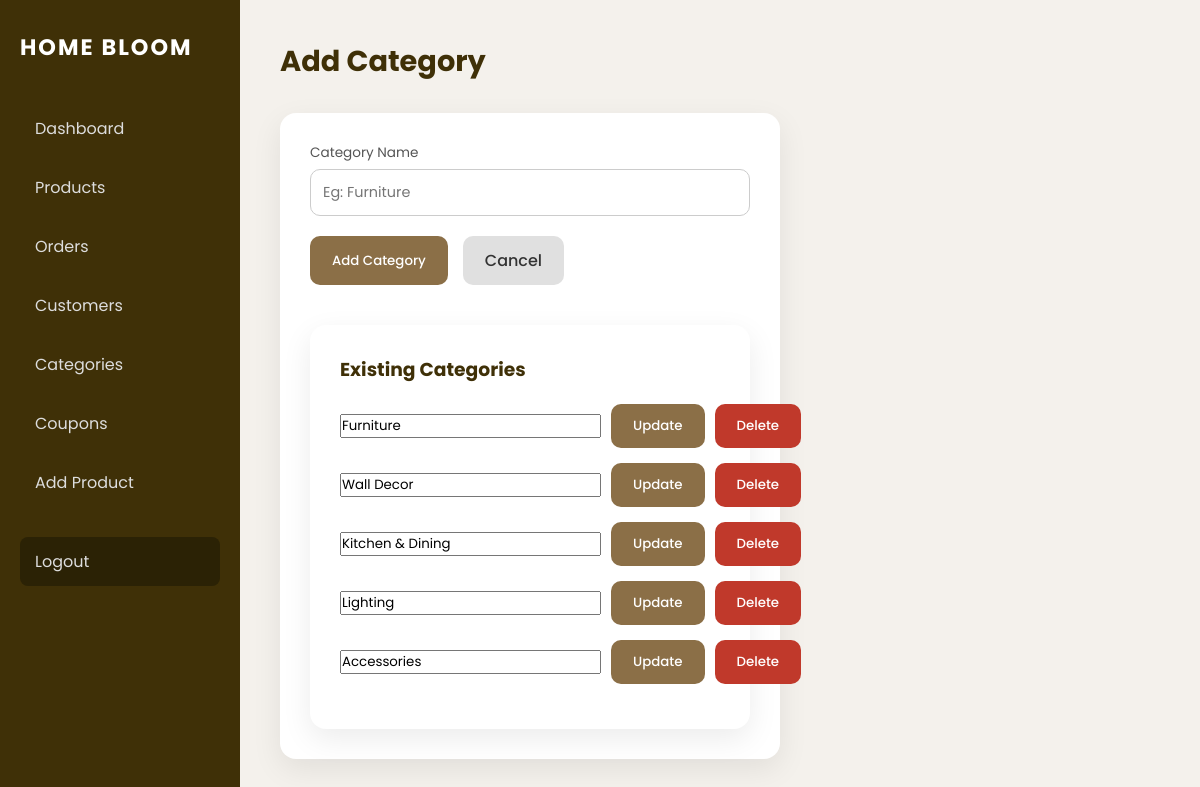
/categoryadd/ (signed in), run on the app's committed database.
### bloom/models.py (models this page shows, shortened)
class Category(models.Model):
    name = models.CharField(max_length=100)

### bloom/decorators.py (the view)
    def wrapper(request, *args, **kwargs):
        if request.user.is_authenticated and request.user.is_staff:
            return view_func(request, *args, **kwargs)
        messages.error(request, "Admin access only.")
        return redirect("login")

### bloom/views.py (called while the page is built)
@never_cache
@admin_required
def categoryadd(request):
    if request.method == "POST" and "delete_category" in request.POST:
        cat_id = request.POST.get("delete_category")
        Category.objects.filter(id=cat_id).delete()
        return redirect("categoryadd")
    if request.method == "POST" and "edit_category" in request.POST:
        cat_id = request.POST.get("edit_category")
        new_name = request.POST.get("edit_name")
        if new_name:
            Category.objects.filter(id=cat_id).update(name=new_name)
        return redirect("categoryadd")
    if request.method == "POST":
        name = request.POST.get("name")
        if name:
            Category.objects.create(name=name)
            return redirect("admincategory")
    categories = Category.objects.all()
    return render(request, "categoryadd.html", {
        "categories": categories
    })

### bloom/templates/categoryadd.html (shortened to what this page needs)
<!DOCTYPE html>
<html lang="en">
<head>
</head>
<body>
<div class="dashboard-wrapper">
  <aside class="sidebar">
        <h2 class="brand">HOME BLOOM</h2>
        <nav>
            <a href="{% url 'admindashboard' %}"class="active">Dashboard</a>
           <a href="{% url 'adminproduct' %}" >Products</a>
            <a href="{% url 'adminorder' %}">Orders</a>
             <a href="{%url 'admincustomer'%}">Customers</a>
            <a href="{%url 'admincategory'%}">Categories</a>
            <a href="{%url 'admincoupon'%}">Coupons</a>
            <a href="{%url 'addproduct'%}">Add Product</a>
            <a href="/" class="logout">Logout</a>
        </nav>
    </aside>
    <main class="main-content">
        <div class="top-bar">
            <h1>Add Category</h1>
        </div>
        <div class="form-card">
            <form method="post">
                <div class="form-group">
                    <label>Category Name</label>
                    <input type="text" name="name" placeholder="Eg: Furniture" required>
                </div>
                <div class="form-actions">
                    <button type="submit" class="btn btn-save">Add Category</button>
                    <a href="{% url 'admincategory' %}" class="btn btn-cancel">Cancel</a>
                </div>
            </form>
<div class="form-card" style="margin-top:40px;">
    <h3 style="margin-bottom:20px; color:#3f3007;">
        Existing Categories
    </h3>
    {% for cat in categories %}
    <form method="post" style="margin-bottom:15px;">
        <div style="display:flex; gap:10px; align-items:center;">
            <input type="text"
                   name="edit_name"
                   value="{{ cat.name }}"
                   style="flex:1;">
            <button type="submit"
                    name="edit_category"
                    value="{{ cat.id }}"
                    class="btn btn-save">
                Update
            </button>
            <button type="submit"
                    name="delete_category"
                    value="{{ cat.id }}"
                    class="btn"
                    style="background:#c0392b; color:#fff;">
                Delete
            </button>
        </div>
    </form>
    {% empty %}
        <p style="color:#777;">No categories added yet.</p>
    {% endfor %}
</div>
        </div>
    </main>
</div>
</body>
</html>

### bloom/templates/categoryadd.html (style rules this page uses)
* { margin:0; padding:0; box-sizing:border-box; font-family:'Poppins', sans-serif; }
body { background:#f4f1ec; }
.dashboard-wrapper { display:flex; min-height:100vh; }
.sidebar { width:240px; background:#3f3007; color:#fff; padding:30px 20px; }
.brand { font-size:1.4rem; letter-spacing:2px; margin-bottom:40px; }
.sidebar nav a { display:block; color:#ddd; text-decoration:none; padding:12px 15px; border-radius:8px; margin-bottom:10px; }
.main-content { flex:1; padding:40px; }
.top-bar { display:flex; justify-content:space-between; align-items:center; margin-bottom:30px; }
.top-bar h1 { font-size:1.8rem; color:#3f3007; }
.form-card { background:#fff; padding:30px; border-radius:16px; max-width:500px; box-shadow:0 10px 30px rgba(0,0,0,.08); }
.form-group { display:flex; flex-direction:column; margin-bottom:20px; }
.form-group label { font-size:0.85rem; color:#555; margin-bottom:6px; }
.form-group input { padding:12px; border-radius:10px; border:1px solid #ccc; font-size:0.9rem; }
.form-actions { display:flex; gap:15px; margin-top:20px; }
.btn { padding:12px 22px; border-radius:10px; border:none; cursor:pointer; font-weight:500; }
.btn-save { background:#8B6F47; color:#fff; }
.btn-cancel { background:#e0e0e0; color:#333; text-decoration:none; display:flex; align-items:center; }
.logout { margin-top:30px; background:#2b2205; }

### data on the page
Category: edit_name "Furniture", {{ cat.id }} 12 (drawn)
Category: edit_name "Wall Decor", {{ cat.id }} 13 (drawn)
Category: edit_name "Kitchen & Dining", {{ cat.id }} 14 (drawn)
Category: edit_name "Lighting", {{ cat.id }} 15 (drawn)
Category: edit_name "Accessories", {{ cat.id }} 16 (drawn)
